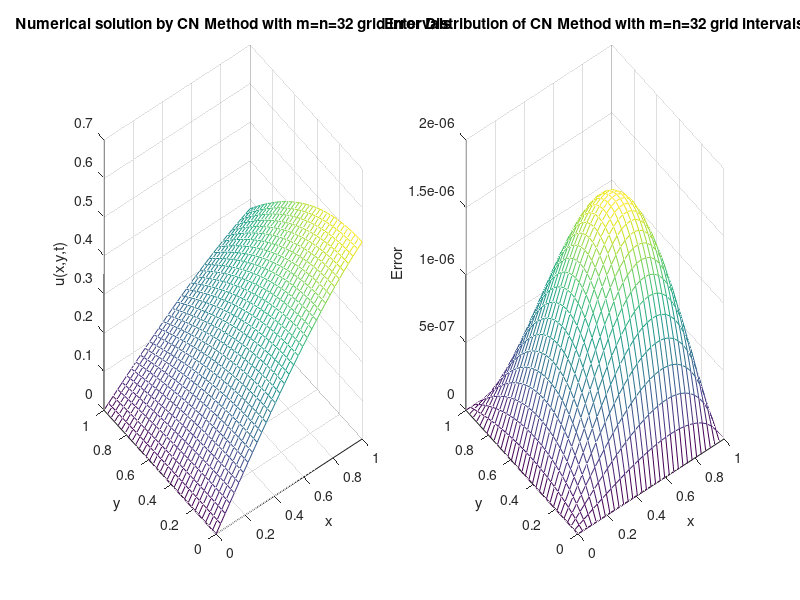

The MATLAB source for this figure:
% Crank-Nicolson Solver for 2D Heat Equation (m=n=32)

clear; close all; 

% Grid Parameters 
m = 32;
n = 32;
a = 0; b = 1;   % Domain in x
c = 0; d = 1;   % Domain in y
h = (b-a)/m;    % Spatial step (hx = hy = h)
k = h;          % Time step (dt = h)
T_final = 0.5;  % Final time
N_steps = round(T_final / k);  % Number of time steps

x = linspace(a, b, m+1);
y = linspace(c, d, n+1);
[X, Y] = meshgrid(x, y);   % Generate 2D mesh

% Initial Condition (t=0)
U = exp(0).*sin(X).*cos(Y);      % u(x,y,0)

tic;
% Build Coefficient Matrix A 
% In 2D, map grid point (i,j) to a 1D index idx = (j-1)*(m+1) + i
N_unknowns = (m+1)*(n+1);
A = sparse(N_unknowns, N_unknowns);

r = k / (2 * h^2);   

for j = 1:n+1
    for i = 1:m+1
        idx = (j-1)*(m+1) + i;
        
        if (i == 1) || (i == m+1) || (j == 1) || (j == n+1)
            % Dirichlet Boundary Point: Matrix row set to 1
            A(idx, idx) = 1; 
        else
            % Interior Point: Apply Crank-Nicolson stencil
            % (1+4r) * U(i,j) - r*U(i-1,j) - r*U(i+1,j) - r*U(i,j-1) - r*U(i,j+1) = RHS
            A(idx, idx) = 1 + 4*r;
            A(idx, idx-1) = -r;     % Left neighbor (i-1, j)
            A(idx, idx+1) = -r;     % Right neighbor (i+1, j)
            A(idx, idx-(m+1)) = -r; % Bottom neighbor (i, j-1)
            A(idx, idx+(m+1)) = -r; % Top neighbor (i, j+1)
        end
    end
end

% Time Iteration 
% Initialize error and solution storage for visualization later
U_final = U; 

for step = 1:N_steps
    t_curr = (step-1) * k;    % Current time
    t_next = step * k;        % Next time
    
    b = zeros(N_unknowns, 1);
    
    % Build Right-Hand Side Vector b
    for j = 1:n+1
        for i = 1:m+1
            idx = (j-1)*(m+1) + i;
            
            if (i == 1)
                % Left Boundary (x=0): u = uexact(t, 0, y)
                b(idx) = exp(-t_next)*sin(x(i))*cos(y(j)); 
            elseif (i == m+1)
                % Right Boundary (x=1): u = uexact(t, 1, y)
                b(idx) = exp(-t_next)*sin(x(i))*cos(y(j));
            elseif (j == 1)
                % Bottom Boundary (y=0): u = uexact(t, x, 0)
                b(idx) = exp(-t_next)*sin(x(i))*cos(y(j));
            elseif (j == n+1)
                % Top Boundary (y=1): u = uexact(t, x, 1)
                b(idx) = exp(-t_next)*sin(x(i))*cos(y(j));
            else
                % Interior Point: Crank-Nicolson RHS
                % RHS = U(i,j) + r*(U(i-1,j)+U(i+1,j)+U(i,j-1)+U(i,j+1)-4*U(i,j)) + k/2*(f_new + f_old)
                % meshgrid gives U(row,column)=U(y_j,x_i), so use U(j,i)
                rhs_old = U(j,i) + r * (U(j,i-1) + U(j,i+1) + U(j-1,i) + U(j+1,i) - 4*U(j,i));
                f_old = exp(-t_curr)*sin(x(i))*cos(y(j));
                f_new = exp(-t_next)*sin(x(i))*cos(y(j));
                b(idx) = rhs_old + (k/2) * (f_new + f_old);
            end
        end
    end
    
    % Solve the linear system A * U_new = b
    U_vec = A \ b;
    
    % Reshape the vector back to a 2D grid
    U = reshape(U_vec, m+1, n+1)';
    U_final = U;   % Store final solution for plotting
end
cpu_time = toc;

% Error Computation and Plotting
% Exact solution at final time
U_exact = exp(-T_final).*sin(X).*cos(Y);

% Calculate errors
error = abs(U_final - U_exact);
max_error = max(error(:));

fprintf('Max error of Crank-Nicolson in 2D (m=n=%d):',m);
fprintf(' = %.15f\n', max_error);
fprintf('CPU time of CN with m=n=%d: %.6f seconds\n',m,cpu_time);

% plot Numerical Solution at t=0.5
figure(1);
hold on;
subplot(1,2,1);
mesh(X, Y, U_final);
xlabel('x'); ylabel('y'); zlabel('u(x,y,t)');
title(sprintf('Numerical solution by CN Method with m=n=%d grid intervals', m));

% Plot Error Distribution at t=0.5
subplot(1,2,2);
mesh(X, Y, abs(U_final - U_exact));
xlabel('x'); ylabel('y'); zlabel('Error');
title(sprintf('Error Distribution of CN Method with m=n=%d grid intervals', m));
